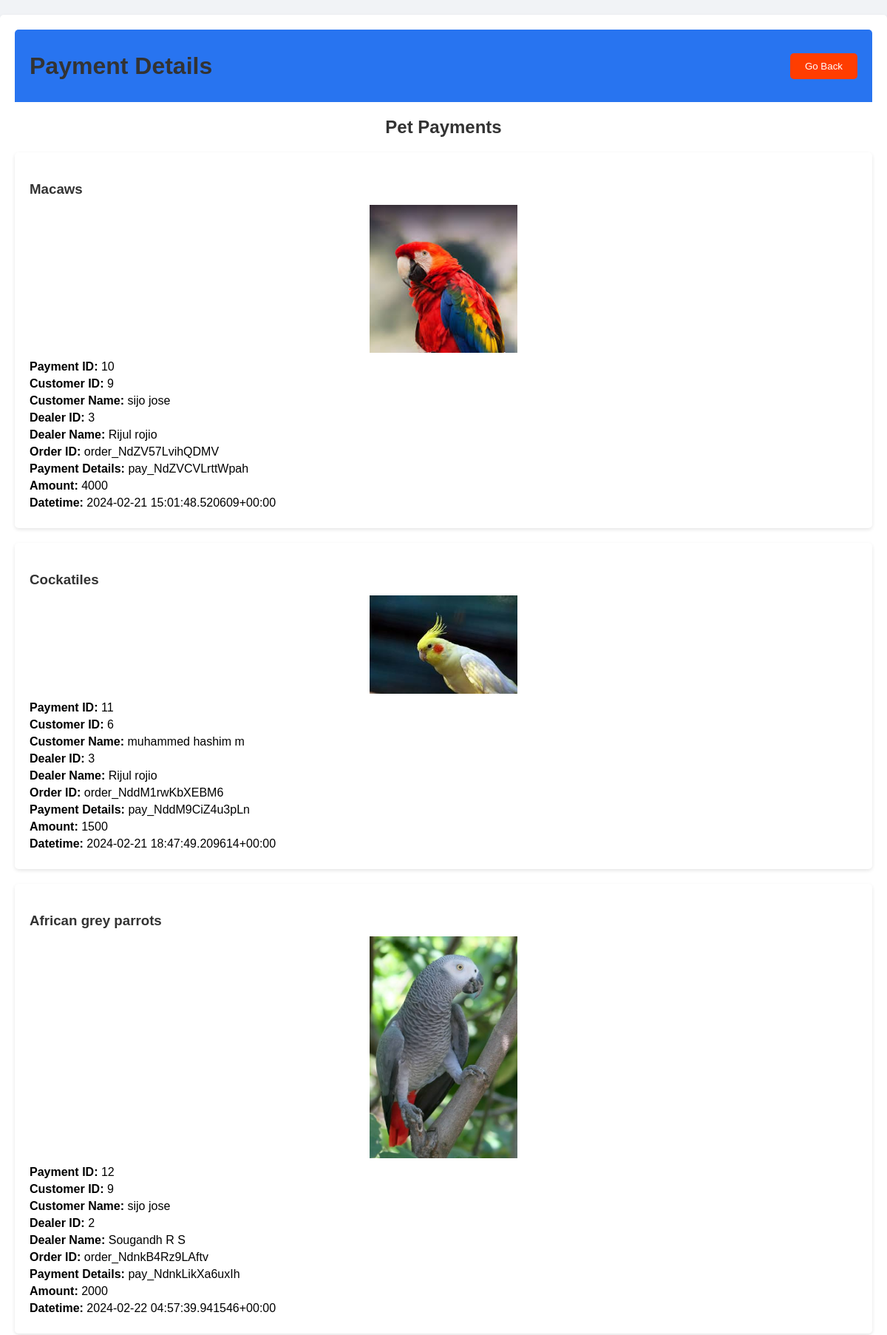
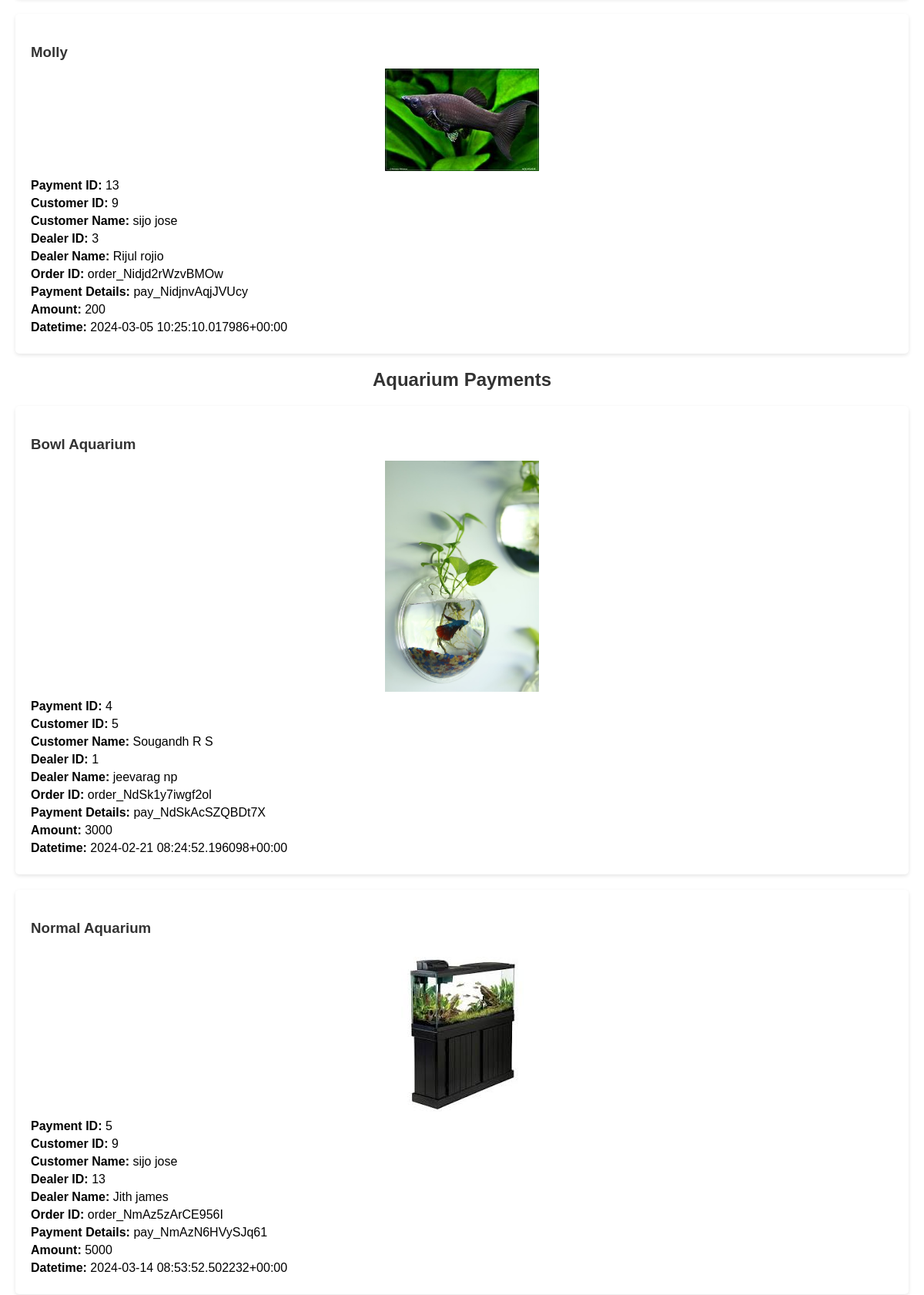
Screenshot of /payment-details/ (upper part) with the database file from the repository (2 pictures, top to bottom).
### aapmapp/models.py (models this page shows, shortened)
class Userpayment(models.Model):
    user      =     models.ForeignKey(dealer, on_delete=models.CASCADE,null=True,blank=True)
    cart = models.IntegerField(blank=True, null=True)
    amount = models.IntegerField(default=0)
    datetime = models.TextField(default="empty")
    order_id_data = models.TextField(default="empty")
    payment_id_data = models.TextField(default="empty")
    item = models.ForeignKey(Pet,on_delete=models.CASCADE, null=False)
    status = models.TextField(default="active")

class Pet(models.Model):
    dealer = models.ForeignKey(dealer, on_delete=models.CASCADE)  # Add this line to create the foreign key relationship
    CATEGORY_CHOICES = [
        ('dog', 'Dogs'),
        ('cat', 'Cats'),
        ('fish', 'Fish'),
        ('bird', 'Birds'),
    ]
    category = models.CharField(max_length=4, choices=CATEGORY_CHOICES)
    pet_breed = models.CharField(max_length=100, null=True)
    pet_age = models.CharField(max_length=10 ,null=True)
    pet_description = models.TextField(max_length=30, null=True)
    price = models.DecimalField(max_digits=10, decimal_places=2)
    quantity = models.PositiveIntegerField()
    location = models.CharField(max_length=100)
    image = models.ImageField(upload_to='pet_images/')

class dealer(AbstractUser):
    email = models.EmailField(unique=True)
    fullname = models.TextField(max_length=100, default="")
    role = models.TextField(max_length=100, default="")

class Userpayment_aquarium(models.Model):
    user      =     models.ForeignKey(dealer, on_delete=models.CASCADE,null=True,blank=True)
    cart = models.IntegerField(blank=True, null=True)
    amount = models.IntegerField(default=0)
    datetime = models.TextField(default="empty")
    order_id_data = models.TextField(default="empty")
    payment_id_data = models.TextField(default="empty")
    item = models.ForeignKey(Aquarium,on_delete=models.CASCADE, null=False)
    status = models.TextField(default="active")

class Aquarium(models.Model):
    dealer = models.ForeignKey(dealer, on_delete=models.CASCADE)  # Add this line to create the foreign key relationship
    name = models.CharField(max_length=100)
    price = models.DecimalField(max_digits=10, decimal_places=2)
    quantity = models.PositiveIntegerField()
    location = models.CharField(max_length=100)
    description = models.TextField(max_length=30, null=True)
    image = models.ImageField(upload_to='aquarium_images/')

### aapmapp/views.py (the view)
# urls.py: path('payment-details/', views.payment_details_view, name='payment_details'),
def payment_details_view(request):
    pet_payments = Userpayment.objects.select_related('user', 'item').all()
    pet_payment_details = []
    for payment in pet_payments:
        pet_payment_details.append({
            'payment_id': payment.id,
            'customer_id': payment.user.id,
            'customer_name': payment.user.fullname,
            'dealer_id': payment.item.dealer.id,
            'dealer_name': payment.item.dealer.fullname,
            'order_id': payment.order_id_data,
            'payment_details': payment.payment_id_data,
            'item_id': payment.item.id,
            'item_name': payment.item.pet_breed,
            'item_image': payment.item.image.url,
            'amount': payment.amount,
            'datetime': payment.datetime
        })
    aquarium_payments = Userpayment_aquarium.objects.select_related('user', 'item').all()
    aquarium_payment_details = []
    for payment in aquarium_payments:
        aquarium_payment_details.append({
            'payment_id': payment.id,
            'customer_id': payment.user.id,
            'customer_name': payment.user.fullname,
            'dealer_id': payment.item.dealer.id,
            'dealer_name': payment.item.dealer.fullname,
            'order_id': payment.order_id_data,
            'payment_details': payment.payment_id_data,
            'item_id': payment.item.id,
            'item_name': payment.item.name,
            'item_image': payment.item.image.url,
            'amount': payment.amount,
            'datetime': payment.datetime
        })
    return render(request, 'payment_details.html', {'pet_payments': pet_payment_details, 'aquarium_payments': aquarium_payment_details})

### aapmapp/templates/payment_details.html (shortened to what this page needs)
<!DOCTYPE html>
<html lang="en">
<head>
</head>
<body>
            <div class="container">
                <div class="header">
                    <h1>Payment Details</h1>
                    <button class="go-back-button" onclick="goBack()">Go Back</button>
                </div>
        <div class="payment-section">
            <center> <h2>Pet Payments</h2></center>
            <ul>
                {% for payment in pet_payments %}
                <li>
                    <h3>{{ payment.item_name }}</h3>
                    <img src="{{ payment.item_image }}" alt="{{ payment.item_name }}">
                    <p><strong>Payment ID:</strong> {{ payment.payment_id }}</p>
                    <p><strong>Customer ID:</strong> {{ payment.customer_id }}</p>
                    <p><strong>Customer Name:</strong> {{ payment.customer_name }}</p>
                    <p><strong>Dealer ID:</strong> {{ payment.dealer_id }}</p>
                    <p><strong>Dealer Name:</strong> {{ payment.dealer_name }}</p>
                    <p><strong>Order ID:</strong> {{ payment.order_id }}</p>
                    <p><strong>Payment Details:</strong> {{ payment.payment_details }}</p>
                    <p><strong>Amount:</strong> {{ payment.amount }}</p>
                    <p><strong>Datetime:</strong> {{ payment.datetime }}</p>
                </li>
                {% endfor %}
            </ul>
        </div>
        <div class="payment-section">
            <center> <h2>Aquarium Payments</h2></center>
            <ul>
                {% for payment in aquarium_payments %}
                <li>
                    <h3>{{ payment.item_name }}</h3>
                    <img src="{{ payment.item_image }}" alt="{{ payment.item_name }}">
                    <p><strong>Payment ID:</strong> {{ payment.payment_id }}</p>
                    <p><strong>Customer ID:</strong> {{ payment.customer_id }}</p>
                    <p><strong>Customer Name:</strong> {{ payment.customer_name }}</p>
                    <p><strong>Dealer ID:</strong> {{ payment.dealer_id }}</p>
                    <p><strong>Dealer Name:</strong> {{ payment.dealer_name }}</p>
                    <p><strong>Order ID:</strong> {{ payment.order_id }}</p>
                    <p><strong>Payment Details:</strong> {{ payment.payment_details }}</p>
                    <p><strong>Amount:</strong> {{ payment.amount }}</p>
                    <p><strong>Datetime:</strong> {{ payment.datetime }}</p>
                </li>
                {% endfor %}
            </ul>
        </div>
    </div>
</body>
</html>

### aapmapp/templates/payment_details.html (style rules this page uses)
body { font-family: Arial, sans-serif; margin: 0; padding: 0; background-color: #f1f3f6; }
.container { max-width: 1200px; margin: 0 auto; padding: 20px; background-color: #fff; border-radius: 5px; box-shadow: 0 2px 5px rgba(0, 0, 0, 0.1); margin-top: 20px; }
h1, h2 { color: #333; margin-bottom: 20px; }
ul { padding: 0; margin: 0; }
li { list-style-type: none; margin-bottom: 20px; padding: 20px; background-color: #fff; border-radius: 5px; box-shadow: 0 2px 5px rgba(0, 0, 0, 0.1); }
img { max-width: 200px; height: auto; display: block; margin: 0 auto 10px; }
li h3 { color: #333; margin-bottom: 10px; }
li p { margin: 5px 0; }
.header { background-color: #2874f0; color: #fff; padding: 10px 20px; border-radius: 5px 5px 0 0; display: flex; justify-content: space-between; align-items: center; }
.go-back-button { background-color: #ff3d00; color: #fff; border: none; padding: 10px 20px; border-radius: 5px; cursor: pointer; transition: background-color 0.3s ease; }

### rows the page displays
Userpayment: item_name "Macaws", shows a picture, payment_id "10", customer_id "9", customer_name "sijo jose", dealer_id "3", dealer_name "Rijul rojio", order_id "order_NdZV57LvihQDMV", payment_details "pay_NdZVCVLrttWpah", amount "4000", datetime "2024-02-21 15:01:48.520609+00:00"
Userpayment: item_name "Cockatiles", shows a picture, payment_id "11", customer_id "6", customer_name "muhammed hashim m", dealer_id "3", dealer_name "Rijul rojio", order_id "order_NddM1rwKbXEBM6", payment_details "pay_NddM9CiZ4u3pLn", amount "1500", datetime "2024-02-21 18:47:49.209614+00:00"
Userpayment: item_name "African grey parrots", shows a picture, payment_id "12", customer_id "9", customer_name "sijo jose", dealer_id "2", dealer_name "Sougandh R S", order_id "order_NdnkB4Rz9LAftv", payment_details "pay_NdnkLikXa6uxIh", amount "2000", datetime "2024-02-22 04:57:39.941546+00:00"
Userpayment: item_name "Molly", shows a picture, payment_id "13", customer_id "9", customer_name "sijo jose", dealer_id "3", dealer_name "Rijul rojio", order_id "order_Nidjd2rWzvBMOw", payment_details "pay_NidjnvAqjJVUcy", amount "200", datetime "2024-03-05 10:25:10.017986+00:00"
Userpayment_aquarium: item_name "Bowl Aquarium", shows a picture, payment_id "4", customer_id "5", customer_name "Sougandh R S", dealer_id "1", dealer_name "jeevarag np", order_id "order_NdSk1y7iwgf2ol", payment_details "pay_NdSkAcSZQBDt7X", amount "3000", datetime "2024-02-21 08:24:52.196098+00:00"
Userpayment_aquarium: item_name "Normal Aquarium", shows a picture, payment_id "5", customer_id "9", customer_name "sijo jose", dealer_id "13", dealer_name "Jith james", order_id "order_NmAz5zArCE956I", payment_details "pay_NmAzN6HVySJq61", amount "5000", datetime "2024-03-14 08:53:52.502232+00:00"
